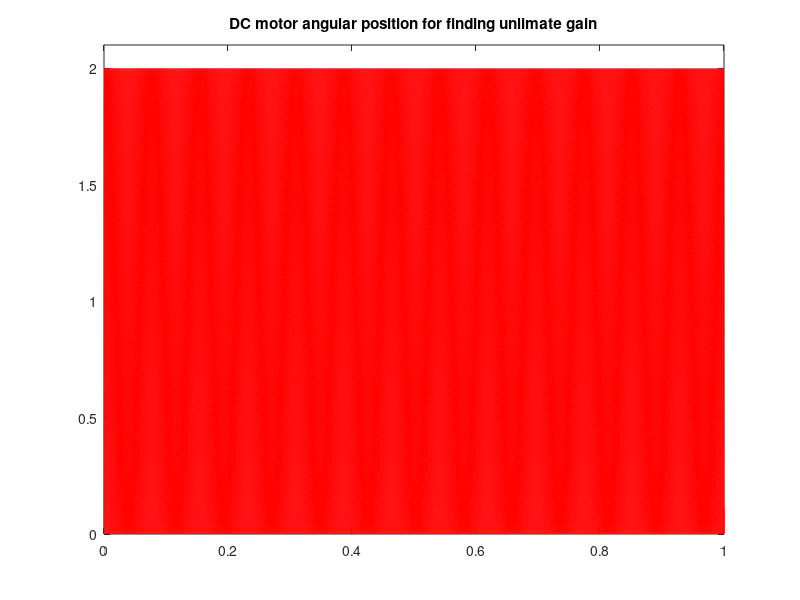
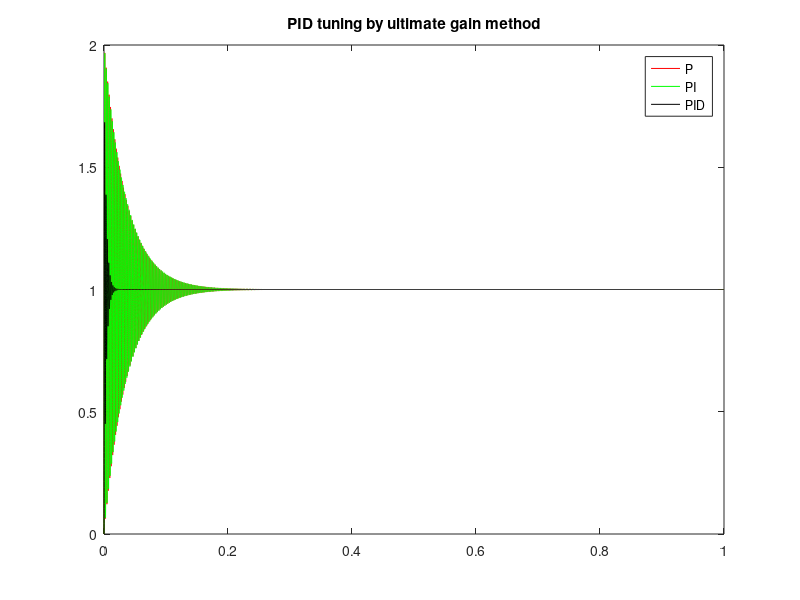

Here is the MATLAB script that generated these plots, in order:
%
%   Simulation of dc_motor position with ultimat gain
%       Author: Keitaro Naruse
%       Date: 2023-04-24
%

% s is symbol for transfer function
s = tf('s');

% Motor parameres
R = 2.61;
L = 0.02 * 1E-3;
Jm = 0.014 * 1E-7;
Ki = 15400/60*2*pi;
Ke = 1/Ki;
Kt = 0.657 * 1E-3;
Tm = ( R * Jm ) / ( Ke * Kt ) ;
Te = L/R;

% Set a plant of DC motor position as transfer function
P = tf([1], [Ke*Tm*Te, Ke*Tm, Ke, 0]);

% Simulation setting
t = [0 : 0.00001 : 1];
% t = [0 : 0.00001 : 1];


% Set a P-controller
Kc = 80.92;  %% when Kc gain is this balue, output is pure oscillation
C1 = Kc;
Tc = 0.00167; %% this is the period

% Set a reference as 1
X1 = 1 * ones(size(t));

% Whole system
G1 = feedback(C1*P, 1);

% Simulation
Y_G1_X1 = lsim(G1, X1, t);

% Plot for x = 1
figure(1);
plot(t, Y_G1_X1, 'r-');
xlim([0, 1.0]);
ylim([0, 2.1]);
title('DC motor angular position for finding unlimate gain');

% Designed P, PI, PD, PID controllers
% Designed P controller
Kp = 0.5 * Kc; 
C2 = Kp;
% Whole system
G2 = feedback(C2*P, 1);
% Simulation
Y_G2_X1 = lsim(G2, X1, t);

% Designed PI controller
Kp = 0.45 * Kc; 
% C3 = Kp * (1 + 1/(0.83 * Tc * s));
C3 = Kp * (1 + 1/(100 * Tc * s));  %% I modify it
% Whole system
G3 = feedback(C3*P, 1);
% Simulation
Y_G3_X1 = lsim(G3, X1, t);

% % Designed PD controller
% Kp = 0.8 * Kc; 
% C4 = Kp * (1 + 0.125 * Tc * s);
% % Whole system
% G4 = feedback(C4*P, 1);
% % Simulation
% Y_G4_X1 = lsim(G4, X1, t);


% Designed PID controller
Kp = 0.6 * Kc; 
C5 = Kp * (1 + 1/(0.5 * Tc * s) + 0.125*Tc*s);
% Whole system
G5 = feedback(C5*P, 1);
% Simulation
Y_G5_X1 = lsim(G5, X1, t);

% % Plot
% figure(2);
% plot(t, Y_G2_X1, 'r-', t, Y_G4_X1, 'b-', t, Y_G5_X1, 'k-');
% title('DC motor angular speed by ultimate gain method');
% legend('P', 'PD', 'PID');
% figure(3);
% plot(t, Y_G2_X1, 'r-', t, Y_G3_X1, 'g-', t, Y_G4_X1, 'b-', t, Y_G5_X1, 'k-');

figure;
plot(t, Y_G2_X1, 'r-', ...
     t, Y_G3_X1, 'g-', ...
     t, Y_G5_X1, 'k-');
legend('P', 'PI', 'PID');
title('PID tuning by ultimate gain method');
